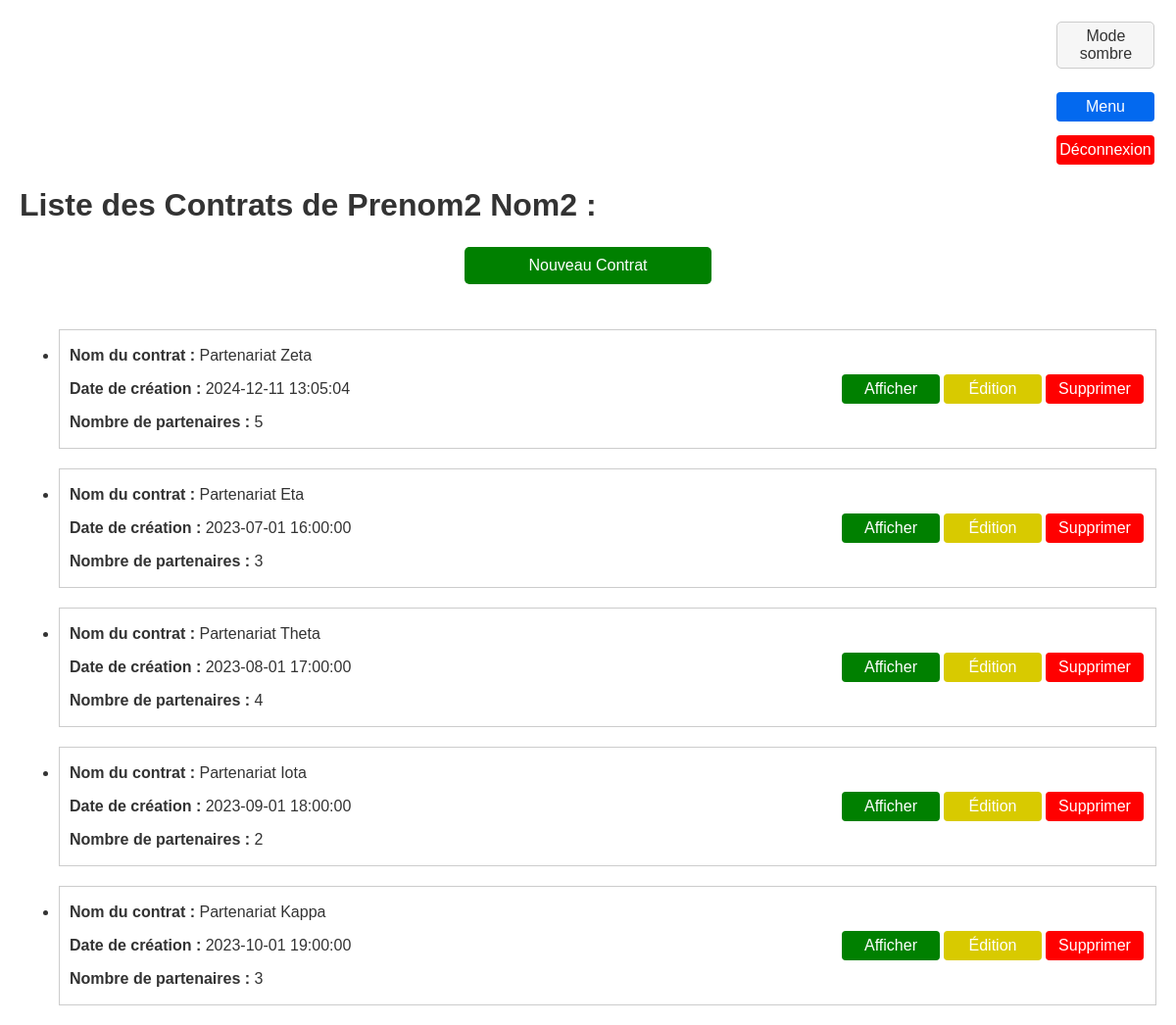
The page /index.php (signed in) on the database its author committed.
### tables this page shows
CREATE TABLE `compte` (
  `id` int(11) NOT NULL,
  `email` varchar(255) NOT NULL,
  `nom` varchar(100) NOT NULL,
  `prenom` varchar(100) NOT NULL,
  `mdp` varchar(255) NOT NULL
);

CREATE TABLE `formulaire` (
  `id` int(11) NOT NULL,
  `date_creation` datetime NOT NULL,
  `num_partners` int(11) NOT NULL,
  `activity_type` varchar(255) NOT NULL,
  `partnership_name` varchar(255) NOT NULL,
  `official_address` varchar(255) NOT NULL,
  `start_date` date NOT NULL,
  `end_date` date NOT NULL,
  `profit_loss_distribution` varchar(255) NOT NULL,
  `signing_partner_count` int(11) NOT NULL,
  `country_code` varchar(2) NOT NULL,
  `id_compte` int(11) DEFAULT NULL
);

### functions.php (called while the page is built, shortened)
<?php
function connectDB()
{
    $db = [
        'host' => 'localhost',
        'dbname' => 'formulaire_db',
        'username' => 'root',
        'password' => '',
    ];
    try {
        $pdo = new PDO("mysql:host={$db['host']};dbname={$db['dbname']}", $db['username'], $db['password']);
        $pdo->setAttribute(PDO::ATTR_ERRMODE, PDO::ERRMODE_EXCEPTION);
        return $pdo;
    } catch (PDOException $e) {
        die("Erreur de connexion : " . $e->getMessage());
    }
}
function sqlquery($pdo, $query, $params = [])
{
    $stmt = $pdo->prepare($query);
    $stmt->execute($params);
    return $stmt;
}
function getUserByEmail($email) {
    $pdo = connectDB();
    $stmt = $pdo->prepare('SELECT * FROM compte WHERE email = :email');
    $stmt->execute(['email' => $email]);
    return $stmt->fetch(PDO::FETCH_ASSOC);
}
?>

### index.php (the view, shortened to what this page needs)
<?php
require_once('functions.php');
$pdo = connectDB();
$userId = $_SESSION['user']['id'];
$query = "SELECT id, partnership_name, date_creation, num_partners
          FROM formulaire
          WHERE id_compte = :userId";
$contracts = sqlquery($pdo, $query, [':userId' => $userId])->fetchAll(PDO::FETCH_ASSOC);
$user = getUserByEmail($_SESSION['user']['email']);
?>
<?php require_once('html_utils/header.php'); ?>
<h1>Liste des Contrats de <?php echo $user['prenom'].' '. $user['nom']?> : </h1>
<div id="new-contract-container">
    <a href="new_contract.php" class="new-contract-button button button-medium">Nouveau Contrat</a>
</div>
<br>
<?php if (count($contracts) > 0): ?>
    <ul class="fiche-contract">
        <?php foreach ($contracts as $contract): ?>
            <li>
                <div class="contract">
                    <div class="contract-info">
                        <p><strong>Nom du contrat :</strong> <?php echo htmlspecialchars($contract['partnership_name']); ?></p>
                        <p><strong>Date de création :</strong> <?php echo htmlspecialchars($contract['date_creation']); ?></p>
                        <p><strong>Nombre de partenaires :</strong> <?php echo htmlspecialchars($contract['num_partners']); ?></p>
                    </div>
                    <div class="contract-actions">
                        <a href="display_contract.php?id=<?php echo $contract['id']; ?>" class="display-button button button-small">Afficher</a>
                        <a href="edit_contract.php?id=<?php echo $contract['id']; ?>" class="edit-button button button-small">Édition</a>
                        <a href="delete_contract.php?id=<?php echo $contract['id']; ?>" class="delete-button button button-small" onclick="return confirmDelete()">Supprimer</a>
                    </div>
                </div>
            </li>
        <?php endforeach; ?>
    </ul>
<?php else: ?>
    <p>Aucun contrat trouvé.</p>
<?php endif; ?>
<?php require_once('html_utils/footer.php'); ?>

### style.css (style rules this page uses)
body { font-family: Arial, sans-serif; margin: 20px; background-color: #f9f9f9; }
.light-theme { background-color: #ffffff; color : #333; }
.contract { display: flex; justify-content: space-between; align-items: center; padding: 1px 10px 1px 10px; border: 1px solid #ccc; margin-bottom: 20px; }
.contract-info { flex-grow: 1; }
.contract-actions { display: flex; align-items: center; }
#new-contract-container { display: flex; justify-content: center; align-items: center; margin-bottom: 10px; }
.button { color: white; text-decoration: none; border: none; border-radius: 4px; transition: background-color 0.3s ease; margin: 2px; cursor: pointer; display: flex; justify-content: center; align-items: center; }
.button-medium { padding: 10px; border-radius: 5px; width: 100px; }
.button-small { padding: 5px 10px; min-width: 80px; height: 20px; }
.new-contract-button { background-color: green; width : 20% }
.display-button { background-color: green; }
.edit-button { background-color: rgb(216, 202, 0); }
.delete-button , .logout-button { background-color: red; }

### rows shown on the page
compte: prenom "Prenom2", nom "Nom2"
formulaire: partnership_name "Partenariat Zeta", date_creation "2024-12-11 13:05:04", num_partners "5"
formulaire: partnership_name "Partenariat Eta", date_creation "2023-07-01 16:00:00", num_partners "3"
formulaire: partnership_name "Partenariat Theta", date_creation "2023-08-01 17:00:00", num_partners "4"
formulaire: partnership_name "Partenariat Iota", date_creation "2023-09-01 18:00:00", num_partners "2"
formulaire: partnership_name "Partenariat Kappa", date_creation "2023-10-01 19:00:00", num_partners "3"
